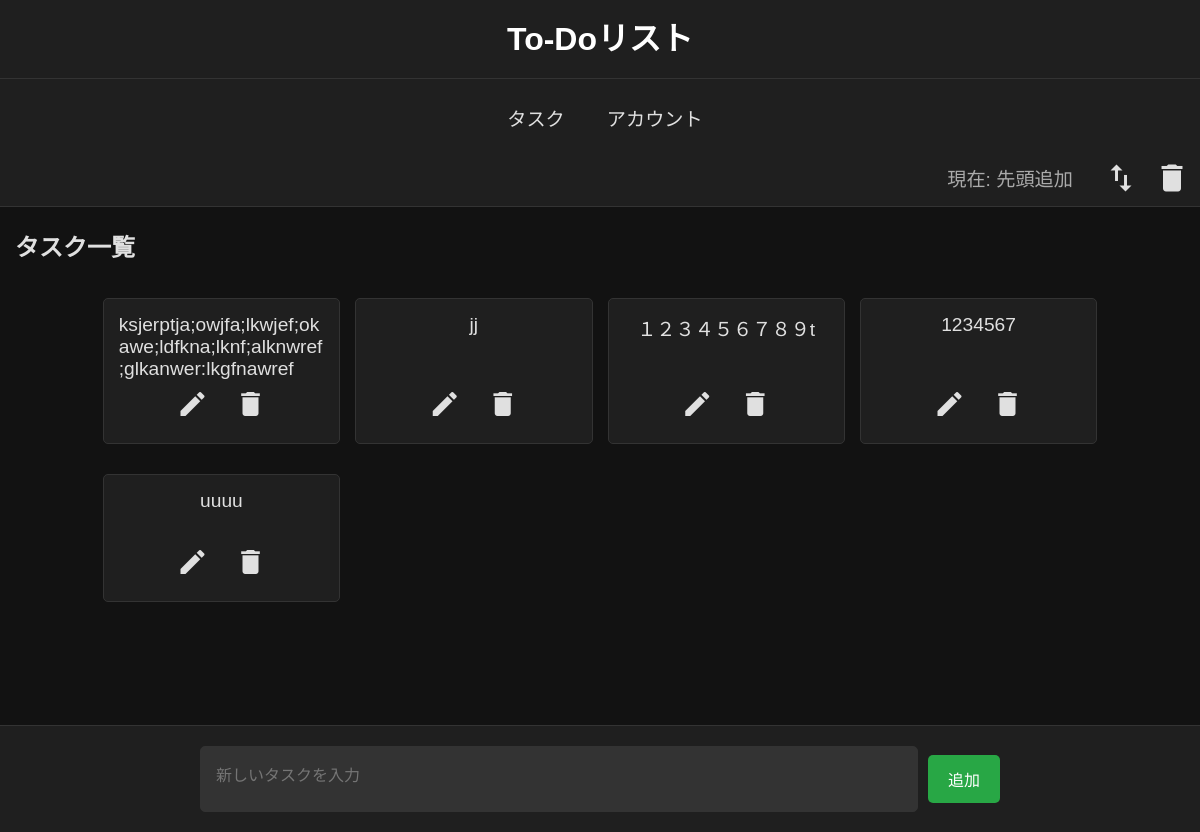
Before: /tasks/ (signed in) with the older database file.
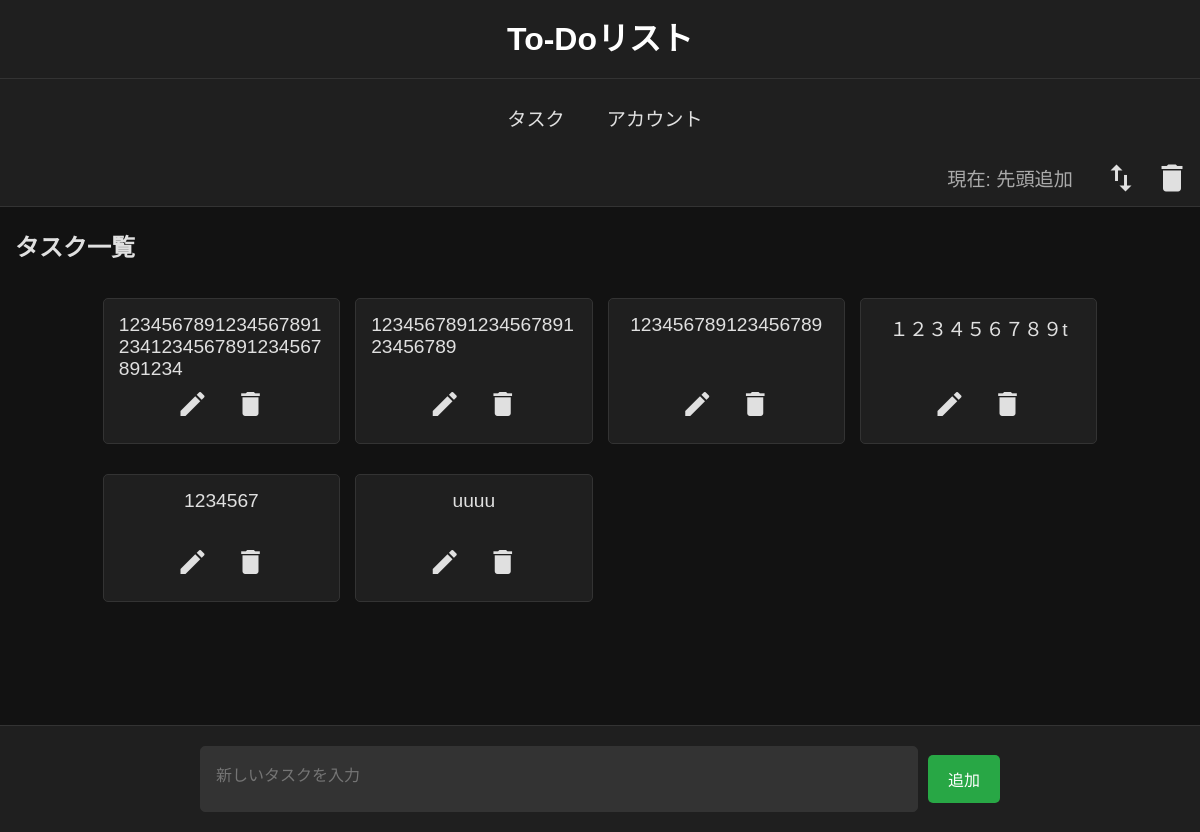
After: the same page with the newer database file.
### todo/models.py (models this page shows, shortened)
class Task(models.Model):
    title = models.CharField(max_length=255)
    owner = models.ForeignKey(User, on_delete=models.CASCADE)
    is_deleted = models.BooleanField(default=False)
    sort_order = models.IntegerField(default=0)
    created_at = models.DateTimeField(auto_now_add=True)
    updated_at = models.DateTimeField(auto_now=True)

### todo/views.py (the view)
# urls.py: path('tasks/', views.tasks_view, name='tasks'),
@login_required
def tasks_view(request):
    tasks = Task.objects.filter(owner=request.user, is_deleted=False).order_by('sort_order')
    trash_tasks = Task.objects.filter(owner=request.user, is_deleted=True).order_by('sort_order')
    return render(request, 'index.html', {
        'tasks': tasks,
        'trash_tasks': trash_tasks,
        'user_name': request.user.username,
    })

### todo/templates/index.html (shortened to what this page needs)
<!DOCTYPE html>
<html lang="ja">
<head>
    {% load static %}
    <link rel="stylesheet" href="{% static 'todo/main.css' %}">
</head>
<body>
    <header>
        <div class="header-container">
            <h1>To-Doリスト</h1>
        </div>
    </header><br>
    <nav>
        <ul class="navbar">
            <li>
                <a href="{% url 'tasks' %}" class="nav-btn">タスク</a>
            </li>
            <li>
                <button class="nav-btn account-btn" onclick="openAccountPanel()">アカウント</button>
            </li>
        </ul>
    </nav>
    <div class="task-controls">
        <span id="order-status">現在: 先頭追加</span>
        <button onclick="toggleOrder()" class="reverse-order-btn" title="追加順序を切り替え">
            <span class="material-icons">swap_vert</span>
        </button>
        <button onclick="openTrashModal()" class="trash-btn" title="ゴミ箱">
            <span class="material-icons">delete</span>
        </button>
    </div>
    <main>
        <section id="tasks">
            <h2>タスク一覧</h2>
            <ul id="task-list">
                {% for task in tasks %}
                <li id="task{{ task.id }}">
                    <label>{{ task.title }}</label>
                    <div class="task-actions">
                        <button class="edit-btn"
                                onclick="openEditModal('{{ task.id }}','{{ task.title|escapejs }}')"
                                title="編集">
                            <span class="material-icons">edit</span>
                        </button>
                        <button class="delete-btn"
                                onclick="window.location.href='{% url 'move_to_trash' task.id %}'"
                                title="削除">
                            <span class="material-icons">delete</span>
                        </button>
                    </div>
                </li>
                {% endfor %}
            </ul>
        </section>
    </main>
    <footer>
        <form id="task-form" onsubmit="return addTask(event);">
            <textarea id="new-task" placeholder="新しいタスクを入力"
                      required
                      oninput="autoResizeTextarea(this)"></textarea>
            <button type="submit">追加</button>
        </form>
    </footer>
</body>
</html>

Changed rows visible on the page:
removed Task: title "ksjerptja;owjfa;lkwjef;okawe;ldfkna;lknf;alknwref;glkanwer:lkgfnawref"
no longer on this page (row edited): Task: title "jj"
added Task: title "12345678912345678912341234567891234567891234"
added Task: title "123456789123456789123456789"
added Task: title "123456789123456789"
